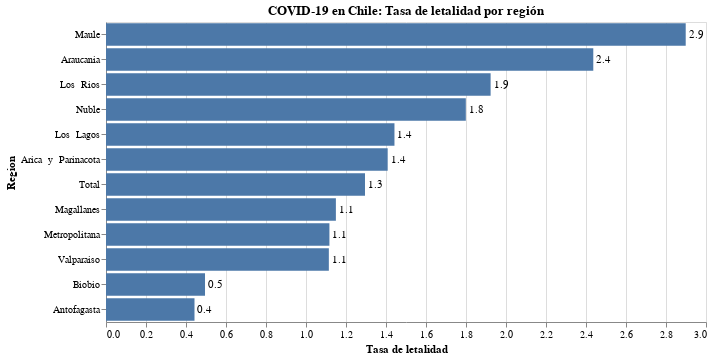

This figure's notebook cell:
### Code cell
#hide_input
bars = alt.Chart(CFR).mark_bar().encode(
    x = alt.X('Tasa de letalidad:Q', axis=alt.Axis(title='Tasa de letalidad')),
    y = alt.Y('Region:N', sort='-x')
).properties(
    title='COVID-19 en Chile: Tasa de letalidad por región'
)

text = bars.mark_text(
    align='left',
    baseline='middle',
    dx=3  # Nudges text to right so it doesn't appear on top of the bar
).encode(
    text=alt.Text('Tasa de letalidad:Q', format=',.1f')
)

bars.configure_title(
    fontSize=20,
    font='Courier',
    anchor='start',
    color='gray'
)

(bars + text).properties(width=600, height=300)

### Figure 1 — Vega-Lite specification as saved in the notebook (floating-point values rounded to 4 significant figures)
{"config": {"view": {"continuousWidth": 400, "continuousHeight": 300}}, "layer": [{"mark": "bar", "encoding": {"x": {"type": "quantitative", "axis": {"title": "Tasa de letalidad"}, "field": "Tasa de letalidad"}, "y": {"type": "nominal", "field": "Region", "sort": "-x"}}, "title": "COVID-19 en Chile: Tasa de letalidad por región"}, {"mark": {"type": "text", "align": "left", "baseline": "middle", "dx": 3}, "encoding": {"text": {"type": "quantitative", "field": "Tasa de letalidad", "format": ",.1f"}, "x": {"type": "quantitative", "axis": {"title": "Tasa de letalidad"}, "field": "Tasa de letalidad"}, "y": {"type": "nominal", "field": "Region", "sort": "-x"}}, "title": "COVID-19 en Chile: Tasa de letalidad por región"}], "data": {"name": "data-f3f0b8de5f5d2f6fead5e00ea88877b1"}, "height": 300, "width": 600, "$schema": "https://vega.github.io/schema/vega-lite/v4.8.1.json", "datasets": {"data-f3f0b8de5f5d2f6fead5e00ea88877b1": [{"Region": "Antofagasta", "Tasa de letalidad": 0.4425}, {"Region": "Biobio", "Tasa de letalidad": 0.495}, {"Region": "Valparaiso", "Tasa de letalidad": 1.114}, {"Region": "Metropolitana", "Tasa de letalidad": 1.117}, {"Region": "Magallanes", "Tasa de letalidad": 1.149}, {"Region": "Total", "Tasa de letalidad": 1.295}, {"Region": "Arica  y  Parinacota", "Tasa de letalidad": 1.408}, {"Region": "Los  Lagos", "Tasa de letalidad": 1.442}, {"Region": "Nuble", "Tasa de letalidad": 1.799}, {"Region": "Los  Rios", "Tasa de letalidad": 1.923}, {"Region": "Araucania", "Tasa de letalidad": 2.436}, {"Region": "Maule", "Tasa de letalidad": 2.899}]}}
